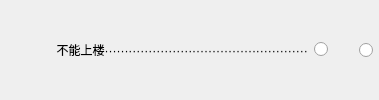
              <widget class="QWidget" name="widget_62" native="true">
               <property name="sizePolicy">
                <sizepolicy hsizetype="Preferred" vsizetype="Fixed">
                 <horstretch>0</horstretch>
                 <verstretch>0</verstretch>
                </sizepolicy>
               </property>
               <layout class="QHBoxLayout" name="horizontalLayout_53">
                <property name="leftMargin">
                 <number>0</number>
                </property>
                <property name="topMargin">
                 <number>0</number>
                </property>
                <property name="rightMargin">
                 <number>6</number>
                </property>
                <property name="bottomMargin">
                 <number>0</number>
                </property>
                <item>
                 <widget class="QLabel" name="label_71">
                  <property name="sizePolicy">
                   <sizepolicy hsizetype="Expanding" vsizetype="Fixed">
                    <horstretch>0</horstretch>
                    <verstretch>0</verstretch>
                   </sizepolicy>
                  </property>
                  <property name="text">
                   <string>                 不能上楼···················································</string>
                  </property>
                  <property name="alignment">
                   <set>Qt::AlignLeading|Qt::AlignLeft|Qt::AlignVCenter</set>
                  </property>
                 </widget>
                </item>
                <item>
                 <widget class="QRadioButton" name="radioButton_106">
                  <property name="sizePolicy">
                   <sizepolicy hsizetype="Fixed" vsizetype="Fixed">
                    <horstretch>0</horstretch>
                    <verstretch>0</verstretch>
                   </sizepolicy>
                  </property>
                  <property name="layoutDirection">
                   <enum>Qt::RightToLeft</enum>
                  </property>
                  <property name="text">
                   <string/>
                  </property>
                 </widget>
                </item>
                <item>
                 <widget class="QRadioButton" name="radioButton_107">
                  <property name="sizePolicy">
                   <sizepolicy hsizetype="Fixed" vsizetype="Fixed">
                    <horstretch>0</horstretch>
                    <verstretch>0</verstretch>
                   </sizepolicy>
                  </property>
                  <property name="layoutDirection">
                   <enum>Qt::RightToLeft</enum>
                  </property>
                  <property name="text">
                   <string>    </string>
                  </property>
                 </widget>
                </item>
               </layout>
              </widget>
